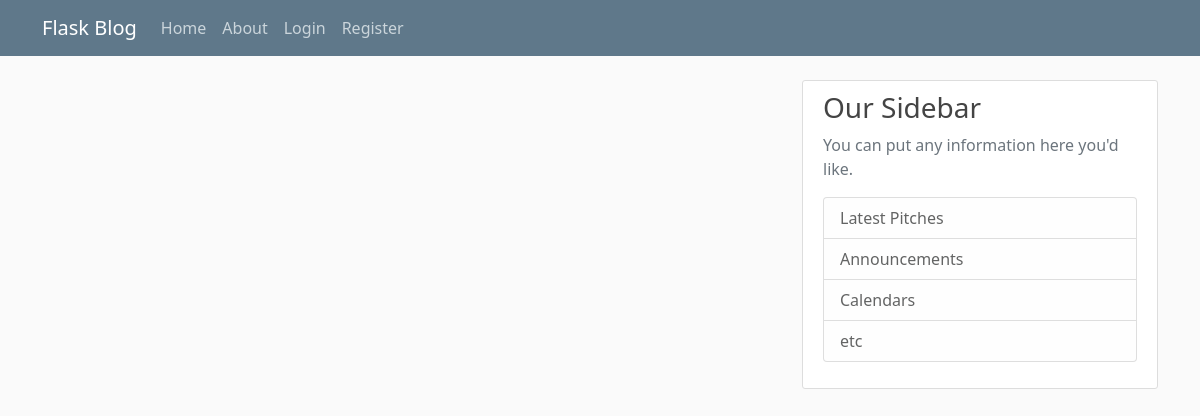
Page /home on the earlier database version.
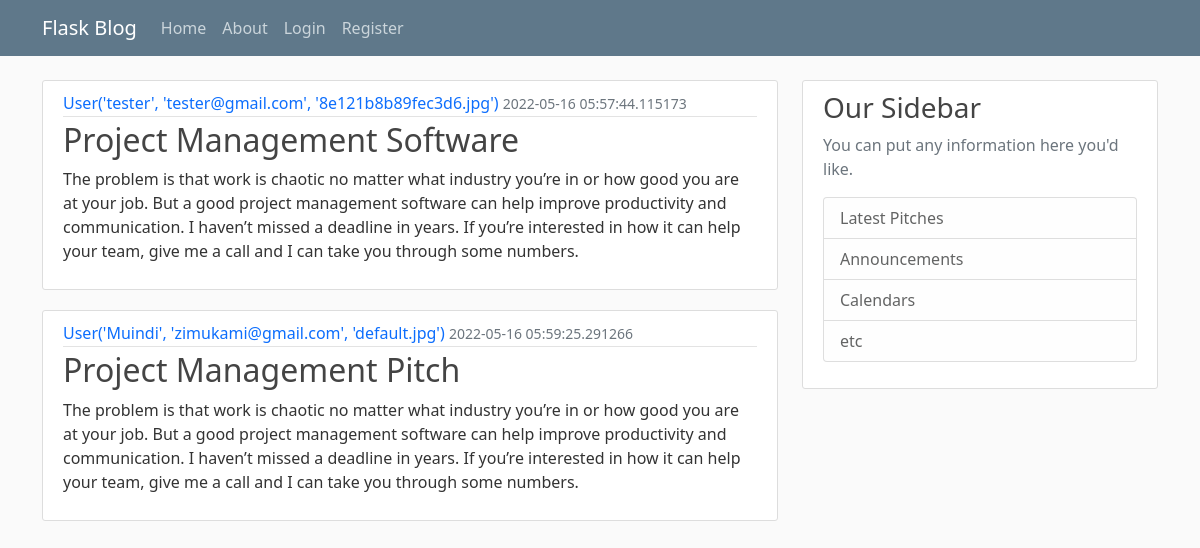
Same page on the later database version.
### app/models.py (models this page shows, shortened)
class Pitch(db.Model):
    id = db.Column(db.Integer, primary_key=True)
    title = db.Column(db.String(100),nullable = False)
    date_posted = db.Column(db.DateTime, nullable = False, default = datetime.utcnow)
    content = db.Column(db.Text, nullable = False)
    user_id = db.Column(db.Integer, db.ForeignKey('user.id'), nullable = False)

class User(db.Model, UserMixin):
    id = db.Column(db.Integer, primary_key=True)
    username = db.Column(db.String(20), unique = True, nullable = False)
    email = db.Column(db.String(120), unique = True, nullable = False)
    image_file = db.Column(db.String(20), nullable = False, default= 'default.jpg')
    password = db.Column(db.String(60), nullable = False)
    pitches = db.relationship('Pitch', backref = 'author', lazy = True)
    def __repr__(self):
        return f"User('{self.username}', '{self.email}', '{self.image_file}')"

### app/views.py (the view)
@app.route("/")
@app.route("/home")
def home():
    pitches = Pitch.query.all()
    return render_template('home.html', pitches=pitches)

### app/templates/home.html
{% extends "macros.html" %}
{% block content %}
{% for pitch in pitches %}
<article class="media content-section">
    <div class="media-body">
        <div class="article-metadata">
            <a class="mr-2" href="#">{{ pitch.author }}</a>
            <small class="text-muted">{{ pitch.date_posted }}</small>
        </div>
        <h2><a class="article-title" href="#">{{ pitch.title }}</a></h2>
        <p class="article-content">{{ pitch.content }}</p>
    </div>
</article>
{% endfor %}
{% endblock content %}

### app/templates/macros.html (shortened to what this page needs)
<!DOCTYPE html>
<html>
<head>
    <link href="https://cdn.jsdelivr.net/npm/bootstrap@5.1.3/dist/css/bootstrap.min.css" rel="stylesheet"
>
    <link rel="stylesheet" type="text/css" href="{{ url_for('static', filename = 'main.css') }}">
     </head>
<body>
    <header class="site-header">
        <nav class="navbar navbar-expand-md navbar-dark bg-steel fixed-top">
            <div class="container">
                <a class="navbar-brand mr-4" href="/">Flask Blog</a>
                <div class="collapse navbar-collapse" id="navbarToggle">
                    <div class="navbar-nav mr-auto">
                        <a class="nav-item nav-link" href="{{ url_for('home') }}">Home</a>
                        <a class="nav-item nav-link" href="{{ url_for('about') }}">About</a>
                    </div>
                    <div class="navbar-nav">
                      {% if current_user.is_authenticated %}
                        <a class="nav-item nav-link" href="{{ url_for('new_pitch') }}">New Pitch</a>
                        <a class="nav-item nav-link" href="{{ url_for('account') }}">Account</a>
                        <a class="nav-item nav-link" href="{{ url_for('logout') }}">Logout</a>
                      {% else %}
                        <a class="nav-item nav-link" href="{{ url_for('login') }}">Login</a>
                        <a class="nav-item nav-link" href="{{ url_for('register') }}">Register</a>
                      {% endif %}
                    </div>
                </div>
            </div>
        </nav>
    </header>
    <main role="main" class="container">
        <div class="row">
            <div class="col-md-8">
                {% block content %}{% endblock %}
            </div>
            <div class="col-md-4">
                <div class="content-section">
                    <h3>Our Sidebar</h3>
                    <p class='text-muted'>You can put any information here you'd like.
                        <ul class="list-group">
                            <li class="list-group-item list-group-item-light">Latest Pitches</li>
                            <li class="list-group-item list-group-item-light">Announcements</li>
                            <li class="list-group-item list-group-item-light">Calendars</li>
                            <li class="list-group-item list-group-item-light">etc</li>
                        </ul>
                    </p>
                </div>
            </div>
        </div>
    </main>
</body>
</html>

### app/static/main.css (style rules this page uses)
body { background: #fafafa; color: #333333; margin-top: 5rem; }
h1, h2, h3, h4, h5, h6 { color: #444444; }
.bg-steel { background-color: #5f788a; }
.site-header .navbar-nav .nav-link { color: #cbd5db; }
.content-section { background: #ffffff; padding: 10px 20px; border: 1px solid #dddddd; border-radius: 3px; margin-bottom: 20px; }
.article-title { color: #444444; }
a.article-title:link { text-decoration: none; list-style-type: none; }
.article-content { white-space: pre-line; }
.article-metadata { padding-bottom: 1px; margin-bottom: 4px; border-bottom: 1px solid #e3e3e3 }
.article-metadata a:link { text-decoration: none; list-style-type: none; }

Differences in the rows shown:
added Pitch: author "User('tester', 'tester@gmail.com', '8e121b8b89fec3d6.jpg')", date_posted "2022-05-16 05:57:44.115173", title "Project Management Software", content "The problem is that work is chaotic no matter what industry you’re in or how good you are at your job. But a good project management software can help improve productivity and communication. I haven’t missed a deadline in years. If you’re interested in how it can help your team, give me a call and I can take you through some numbers."
added Pitch: author "User('Muindi', 'zimukami@gmail.com', 'default.jpg')", date_posted "2022-05-16 05:59:25.291266", title "Project Management Pitch", content "The problem is that work is chaotic no matter what industry you’re in or how good you are at your job. But a good project management software can help improve productivity and communication. I haven’t missed a deadline in years. If you’re interested in how it can help your team, give me a call and I can take you through some numbers."
